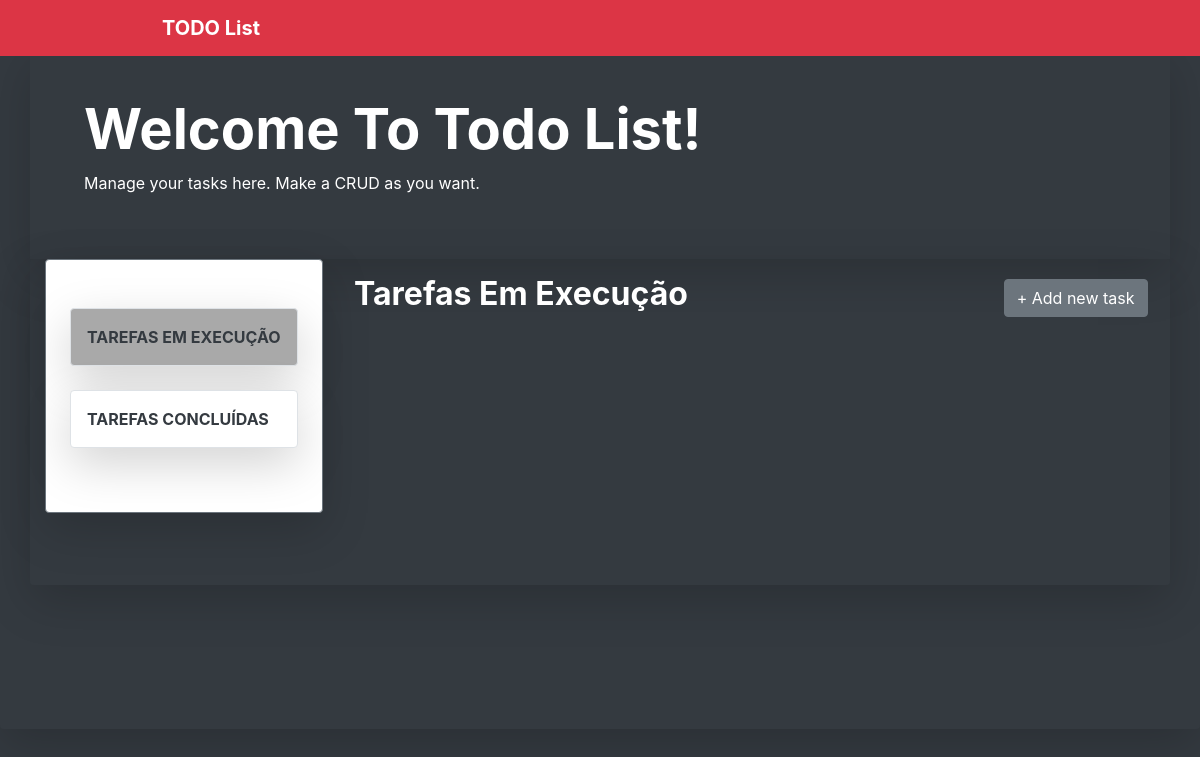
Page /task_doing on the earlier database version.
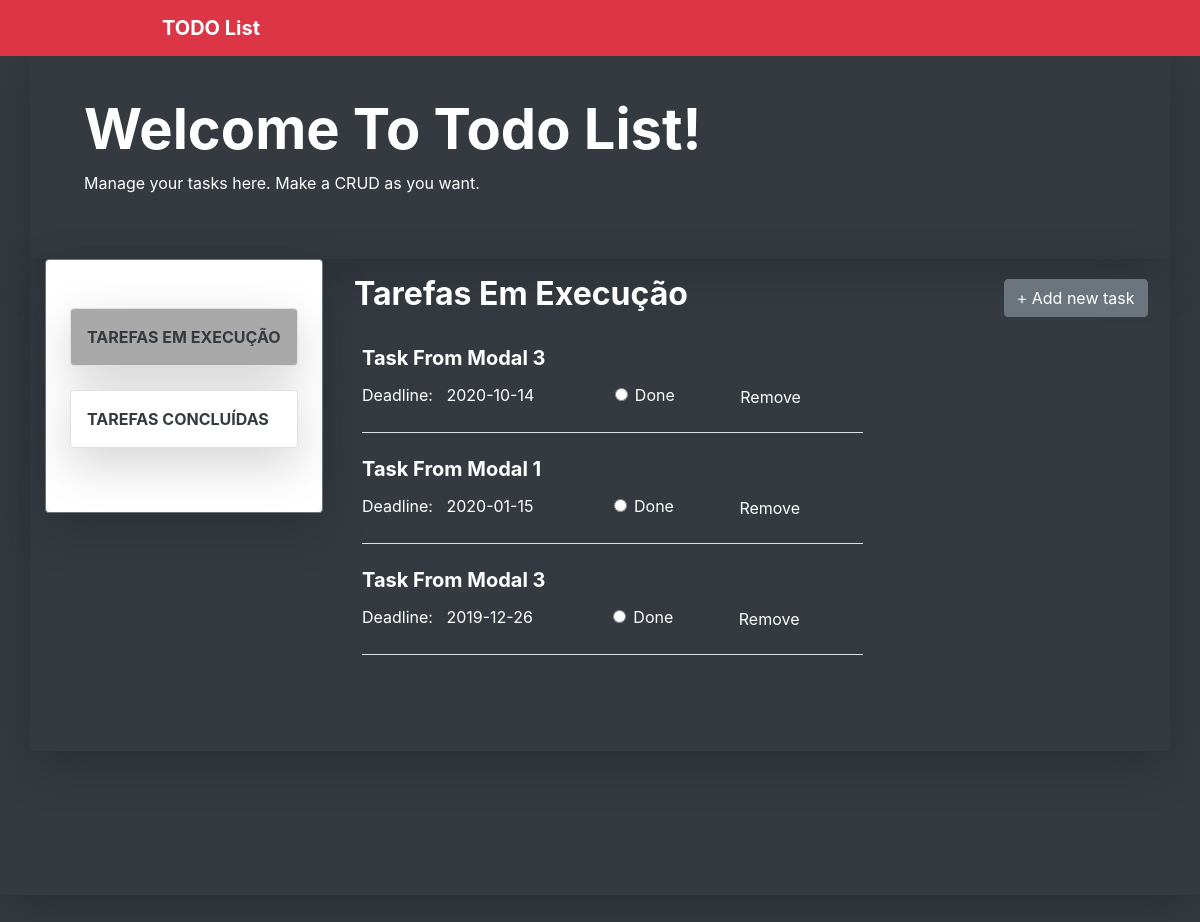
Same page on the later database version.
### app/models/tables.py (models this page shows, shortened)
class Task(db.Model):
    __tablename__ = 'tasks'
    id = db.Column(db.Integer, primary_key=True)
    task_name = db.Column(db.String)
    description = db.Column(db.Text)
    start_date = db.Column(
        db.String,
        server_default=db.func.now(),
        nullable=False
    )
    done_status = db.Column(db.Boolean, default=False)
    deadline = db.Column(db.String, nullable=True)
    user_id = db.Column(db.Integer, db.ForeignKey('users.id'))
    task_owner = db.relationship('User', foreign_keys=user_id)

### app/controllers/default.py (the view, shortened to what this page needs)
@app.route('/task_doing', methods=['GET', 'POST'])
def task_doing():
    task_form = TaskForm()
    task = Task.query.all()
    return render_template(
        'task_doing.html',
        task=task,
        task_form=task_form
    )

### app/models/forms.py
class TaskForm(FlaskForm):
    taskname = StringField(
        'taskname',
        validators=[DataRequired()]
    )
    description = TextField(
        'description',
        validators=[DataRequired()]
    )
    deadline = StringField(
        'deadline'
    )

### app/templates/task_doing.html (shortened to what this page needs)
{% extends 'base-dashboard.html' %}
{% block content %}
<main role="main" class="shadow-lg bg-dark rounded">
    <div class="shadow-lg container bg-dark text-white py-5">
        <div class="container ml-4">
           <h1 class="display-4 font-weight-bolder text-capitalize">Welcome to todo list!</h1>
           <p>Manage your tasks here. Make a CRUD as you want.</p>
        </div>
    </div>
    <div class="shadow-lg container  w-100 row mx-auto rounded">
        <div class="shadow-lg w-25 row border border-secondary py-5 mb-auto ml-0 bg-white rounded">
            <div class="list-group rounded mx-auto my-auto">
                <a id="active_doing" class="shadow-lg border list-group-item list-group-item-action text-dark font-weight-bolder text-uppercase p-3 mb-4 rounded" href="{{ url_for('task_doing') }}">tarefas em execução</a>
                <a class="shadow-lg border list-group-item list-group-item-action text-dark font-weight-bolder text-uppercase p-3 mb-3 rounded"  href="{{ url_for('task_done') }}">tarefas concluídas</a>
            </div>
        </div>
        <div class="w-75 mx-auto">
            <div id="btn-add" class="text-white font-weight-bold">
                <button type="button" class="btn btn-secondary" data-toggle="modal" data-target="#myModal">
                    &plus; Add new task
                </button>
            </div>
            <div id="all-task" class=" row col col-sm-8 col-md-8 col-lg-8 col-xl-8 text-white text-capitalize ml-2">
                <h2 class="display-7 text-white text-capitalize font-weight-bolder mb-3 p-3">Tarefas em execução</h2>
                {% for t in task[::-1] %}
                    {% if t.done_status == False and t.deadline != None %}
                        <div class="ml-4 text-white text-capitalize w-100 border-bottom mb-4">
                            <a id="taskTitle" class="text-decoration-none text-white" href="#" data-toggle="modal" data-target="#updateTaskModal"><h5><strong>{{ t.task_name }}</strong></h5></a>
                            <p class="d-inline">Deadline: &nbsp; {{ t.deadline }}
                              <form name="formRadio" class="d-inline ml-5" method="POST">
                                  <label class="form-check-label ml-5">
                                     <input type="radio" class="form-check-input" href="" name="inputRadio" onclick="onclick_task_done()">Done
                                  </label>
                              </form>
                              <form method="POST" class="d-inline ml-5" >
                                <button type="submit" class="btn btn-dark">Remove</button>
                              </form>
                            </p>
                        </div>
                    {% endif %}
                {% endfor %}
            </div>
        </div>
        <div class="container">
        </div>
        <br><br><br>
    </div>
    <br><br><br>
    <br><br><br>
</main>
{% endblock %}

### app/templates/base-dashboard.html (shortened to what this page needs)
<!doctype html>
<html lang="pt-br">
<head>
    <link
        href="{{ url_for('static', filename='css/bootstrap.min.css') }}"
        rel="stylesheet"
>
    <link href="{{ url_for('static', filename='css/mystyle.css') }}"
        rel="stylesheet" >
</head>
<body class="my-0 mx-auto py-0 bg-dark">
    <nav class="navbar navbar-expand-md fixed-top bg-danger ">
        <a class="navbar-brand w-75 mx-auto text-decoration-none text-white font-weight-bolder " href="#">TODO List</a>
    </nav><br><br>
    {% block content %}
    {% endblock %}
    <br><br><br>
    <br><br><br>
</body>
</html>

### app/static/css/mystyle.css (style rules this page uses)
div#btn-add { position: relative; float: right; margin: 20px auto; }
a#active_doing { background-color: darkgrey; color: #ffffff; }

Differences in the rows shown:
added Task: task_name "Task From Modal 3", deadline "2020-10-14"
added Task: task_name "Task From Modal 1", deadline "2020-01-15"
added Task: task_name "Task From Modal 3", deadline "2019-12-26"
